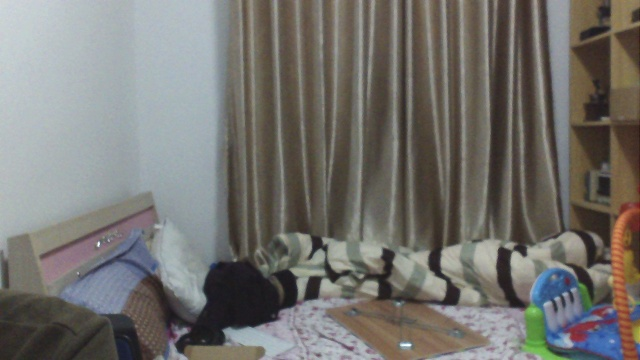
//> input picture appDesktop/left0.jpg, 640 x 360 px, given in place of the camera
$ ./stereo_capture   (built with g++ and OpenCV 4)
//> lines starting //> are read from the running program, lines starting //| are printed output that depends on the picture
### appDesktop/src/v4l2grab_2.h
#ifndef V4L2GRAB2_H
#define V4L2GRAB2_H

#include <unistd.h>
#include <sys/types.h>
#include <sys/stat.h>
#include <fcntl.h>
#include <stdio.h>
#include <sys/ioctl.h>
#include <stdlib.h>
#include <sys/mman.h>
#include <linux/types.h>
#include <linux/videodev2.h>
#include <poll.h>
#include <errno.h>

#include <stdio.h>
#include<opencv/highgui.h>
#include <math.h>


#define RESX 1280
#define RESY 720

struct buffer {
        void *                  start;
        size_t                  length;
};


class v4l2grab_2  {
public:

    v4l2grab_2(const char* FILE_VIDEO );
    ~v4l2grab_2();

    const char* FILE_VIDEO_ ;
    unsigned char frame_buffer[RESX*RESY*3];

    struct buffer *         buffers                ;
    unsigned int     n_buffers       ;
    struct v4l2_buffer buf;

    int fd ;

    void set_input() ;
    void get_info() ;
    void get_video_info() ;
    void start_capturing (void) ;
    int read_frame (void) ;
    int yuyv_2_rgb888(int index);

};

#endif

### appDesktop/src/stereo_capture.cpp
// [17 lines of licence text are left out]

#include <opencv/highgui.h>
//#include "opencv2/imgproc/imgproc.hpp"
#include <opencv/cv.h>
#include <opencv2/opencv.hpp>

#include <sys/time.h>
#include <sstream>
#include <fstream>
#include <termios.h>
#include <unistd.h>

//#include "v4l2grab_2.h"

using namespace std ;

cv::Mat remapx1 ;
cv::Mat remapy1 ;
cv::Mat remapx2 ;
cv::Mat remapy2 ;


namespace patch
{
    // [6 lines left out: function to_string, not called in this run]
}

// detect keyboard
// [41 lines left out: function getch, not called in this run]


int main(int argc, char** argv)
{

// [7 lines of commented-out code are left out]

    cv::Mat frame1 ;

  cv::VideoCapture cap1(0);

  cv::Mat imgResized(360,1280,CV_8UC3);
  cv::Mat imgResized_gray(360,1280,CV_8UC1);
  cv::Mat imgL(360,640,CV_8UC1);
  cv::Mat imgR(360,640,CV_8UC1);

  cv::Mat imgL_remaped(360,640,CV_8UC1);
  cv::Mat imgR_remaped(360,640,CV_8UC1);


// [4 lines of commented-out code are left out]

  cv::FileStorage f_remapx1("./parameters/remapx1.xml", cv::FileStorage::READ);
  cv::FileStorage f_remapy1("./parameters/remapy1.xml", cv::FileStorage::READ);
  cv::FileStorage f_remapx2("./parameters/remapx2.xml", cv::FileStorage::READ);
  cv::FileStorage f_remapy2("./parameters/remapy2.xml", cv::FileStorage::READ);

  if(f_remapx1.isOpened())
  {
      f_remapx1["remapx1"] >> remapx1;
      f_remapx1.release();
  }
  if(f_remapy1.isOpened())
  {
      f_remapy1["remapy1"] >> remapy1;
      f_remapy1.release();
  }
  if(f_remapx2.isOpened())
  {
      f_remapx2["remapx2"] >> remapx2;
      f_remapx2.release();
  }
  if(f_remapy2.isOpened())
  {
      f_remapy2["remapy2"] >> remapy2;
      f_remapy2.release();
  }

  int svcnt = 0 ;
  int svcnt_outLoop = 0 ;
  char wkeyV  = 0 ;
  int capture_en = 0x1 ;
  int capture_interval_cnt = 0 ;

  while (1) {

        cap1 >> frame1 ;
//> frame1 is the input picture: 360 rows x 640 cols, CV_8UC3; mean B, G, R 110.7, 114.8, 116.5

//      cout <<"start reading one  image " <<endl ;

//       VedioGrab0.read_frame();

        resize(frame1, imgResized, cv::Size(1280, 720/2), 0, 0, cv::INTER_LINEAR);
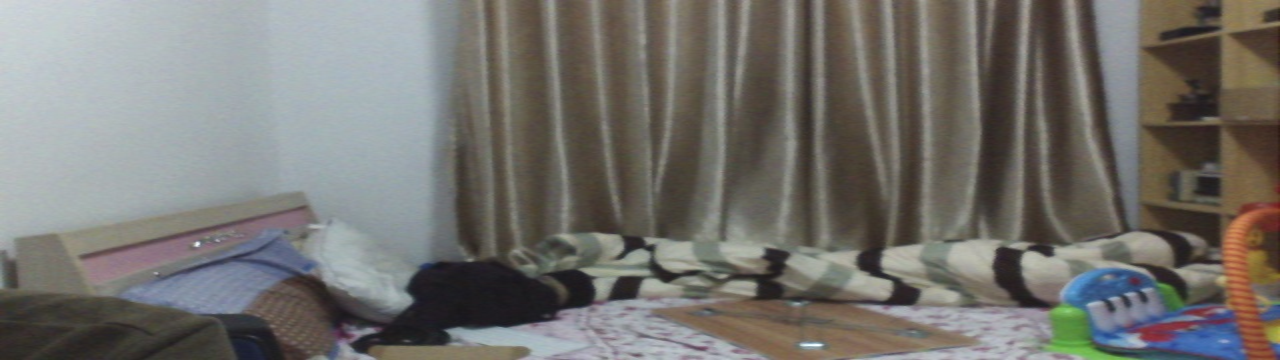
//> imgResized: 360 rows x 1280 cols, CV_8UC3; mean B, G, R 110.8, 115, 116.7
        cvtColor(imgResized,imgResized_gray,CV_BGR2GRAY);
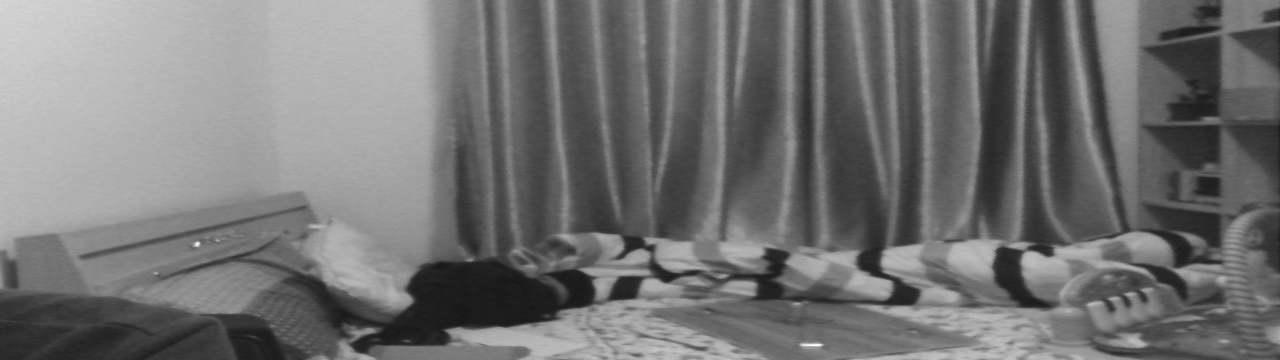
//> imgResized_gray: 360 rows x 1280 cols, CV_8UC1; min 23, max 252, mean 115

        for(int r=0; r <  imgResized_gray.rows ; r++ )
        for(int c=0 ; c < imgResized_gray.cols ; c++)
        {
          if(c < imgL.cols)
          {
              imgL.at<uchar>(r,c)  = imgResized_gray.at<uchar>(r,c) ;
          }
          else
          {
              imgR.at<uchar>(r,c - imgL.cols)  = imgResized_gray.at<uchar>(r,c) ;
          }
        }
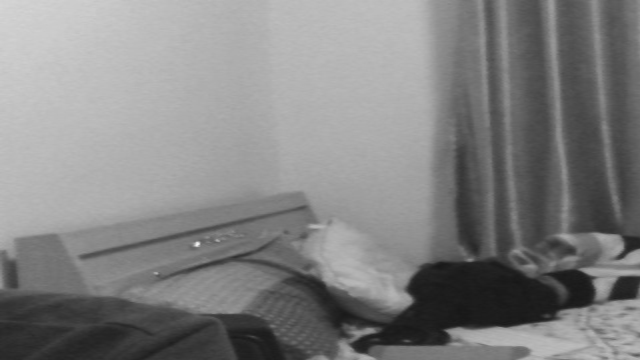
//> imgL: 360 rows x 640 cols, CV_8UC1; min 23, max 245, mean 129.8
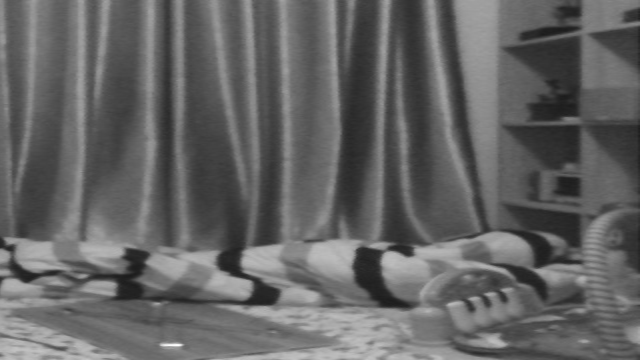
//> imgR: 360 rows x 640 cols, CV_8UC1; min 28, max 252, mean 100.1

//> (the run ends here: the program stops with an error, at `remap(imgL , imgL_remaped   , remapx1, remapy1,CV_INTER_LINEAR);`)

$ run again, on appDesktop/right0.jpg
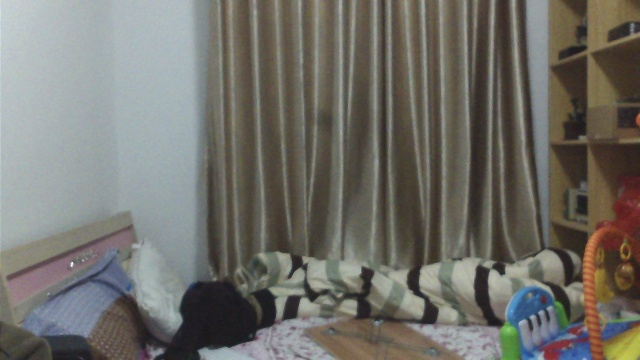
//> input picture appDesktop/right0.jpg, 640 x 360 px, given in place of the camera
//> frame1 is the input picture: 360 rows x 640 cols, CV_8UC3; mean B, G, R 105.5, 111.9, 113.3
//> after the loop `for(int r=0; r <  imgResized_gray.rows ; r++ )`:
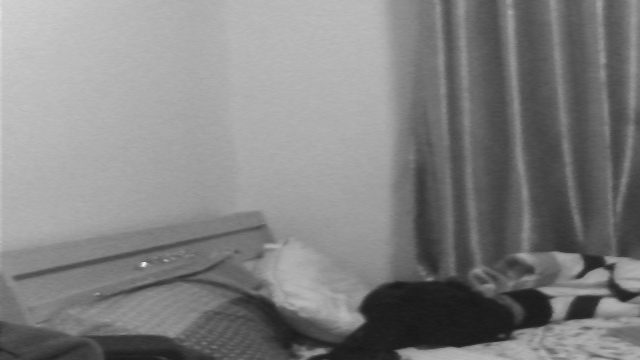
//> imgL: 360 rows x 640 cols, CV_8UC1; min 23, max 241, mean 129.1
//> after the loop `for(int r=0; r <  imgResized_gray.rows ; r++ )`:
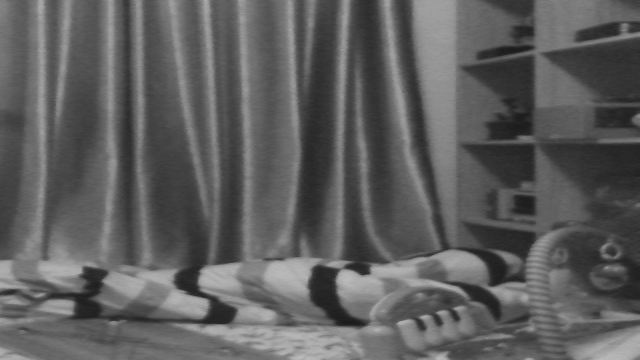
//> imgR: 360 rows x 640 cols, CV_8UC1; min 26, max 188, mean 94.4
